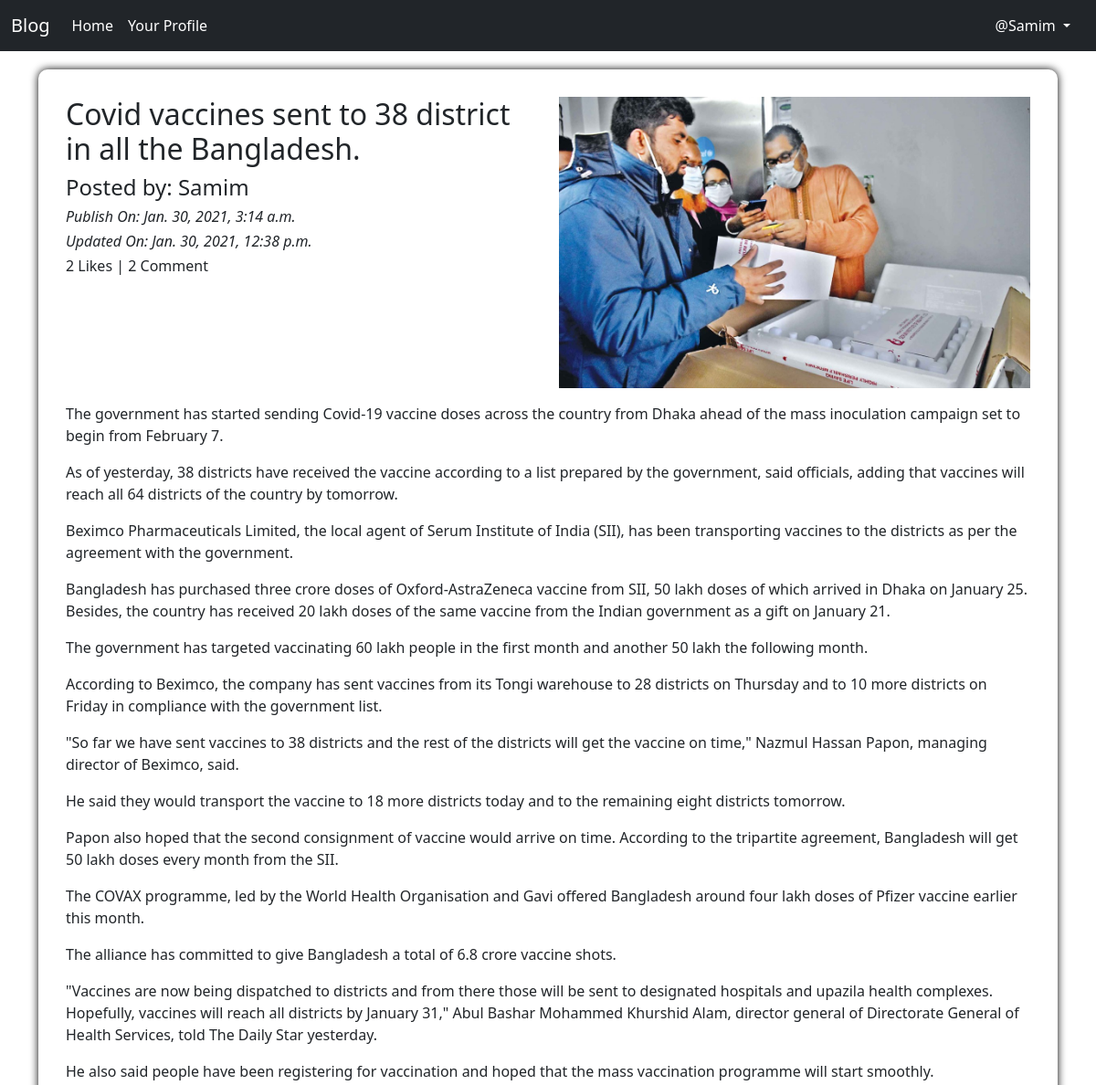
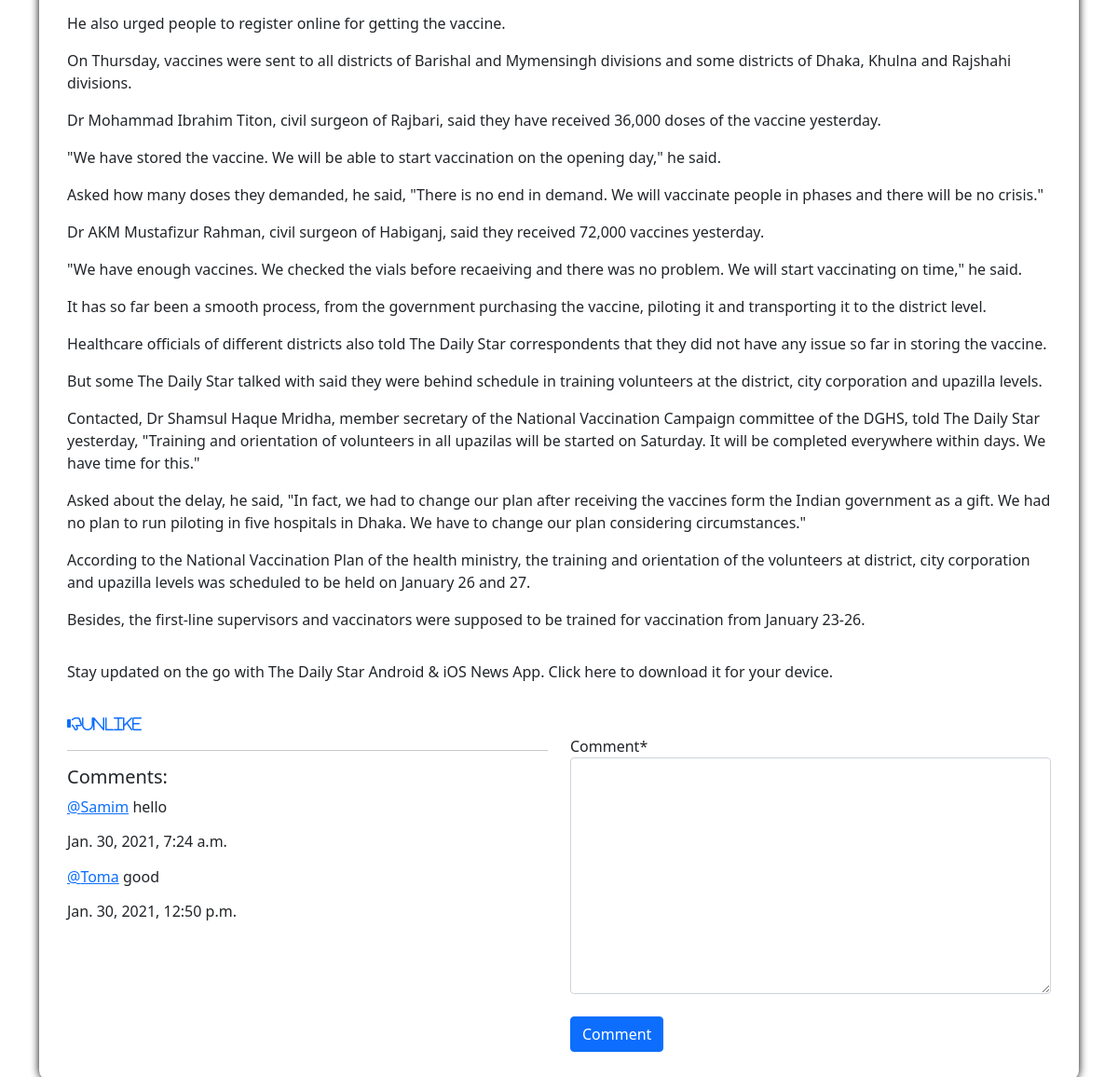
The app's page /blog/details/covid-vaccines-sent-to-38-district-in-all-the-bangladesh-712f6f01-0740-4342-9fb4-bf5842cb6578 (signed in) with its own data (2 pictures, top to bottom).
### App_Blog/models.py (models this page shows, shortened)
class Blog(models.Model):
    author = models.ForeignKey(User, on_delete=models.CASCADE, related_name='post_author')
    blog_title = models.CharField(max_length=200, verbose_name="put a title")
    slug = models.SlugField(max_length=265, unique=True)
    blog_content = models.TextField(verbose_name="what in your mind")
    blog_image = models.ImageField(upload_to='blog_images', verbose_name="Image")
    publish_date = models.DateTimeField(auto_now_add=True)
    update_date = models.DateTimeField(auto_now=True)
    class Meta:
        ordering = ('-publish_date',)

class Comment(models.Model):
    blog = models.ForeignKey(Blog, on_delete=models.CASCADE, related_name='blog_comment')
    user = models.ForeignKey(User, on_delete=models.CASCADE, related_name='user_comment')
    comment = models.TextField(null=True)
    comment_date = models.DateTimeField(auto_now_add=True)
    class Meta:
        ordering = ('-comment',)

### App_Blog/views.py (the view, shortened to what this page needs)
# urls.py: path('details/<slug:slug>', views.blog_details, name='blog_details'),
@login_required
def blog_details(request, slug):
    blog = Blog.objects.get(slug=slug)
    comment_form = CommentForm()
    already_liked = Likes.objects.filter(blog=blog, user=request.user)
    if already_liked:
        liked = True
    else:
        liked = False
    return render(request, 'App_Blog/blog_details.html', context={'blog':blog, 'comment_form':comment_form, 'liked':liked})

### App_Blog/forms.py
class CommentForm(forms.ModelForm):
    class Meta:
        model = Comment
        fields = ('comment',)

### templates/App_Blog/blog_details.html (shortened to what this page needs)
{% extends 'base.html' %}
{% load static %}
{% load crispy_forms_tags %}
{% block content %}
<div class="main-content">
    <div class="row">
        <div class="col-sm-6">
            <h2>{{blog.blog_title}}</h2>
            <h4>Posted by: {{blog.author}}</h4>
            <i><h6>Publish On: {{blog.publish_date}}</h6></i>
            <i><h6>Updated On: {{blog.update_date}}</h6></i>
            <h6>{{blog.liked_blog.count}} Likes | {{blog.blog_comment.count}} Comment</h6>
        </div>
        <div class="col-sm-6">
            <img src="/media/{{blog.blog_image}}" width="100%">
        </div>
        <p>
            {{blog.blog_content|linebreaks}}
        </p>
        {% if not liked %}
        <a href="{% url 'App_Blog:liked_post' pk=blog.pk %}">
            <i class="fa fa-thumbs-o-up" aria-hidden="true">Like</i>
        </a>
        {% else %}
        <a href="{% url 'App_Blog:dislike_post' pk=blog.pk %}">
            <i class="fa fa-thumbs-o-down" aria-hidden="true">Unlike</i>
        </a>
        {% endif %}
    </div>
    <div class="row">
        <div class="col-sm-6">
            <hr>
            <h5>Comments:</h5>
            {% for comment in blog.blog_comment.all %}
                <p><a href="#">@{{comment.user}}</a> {{comment.comment}}<br> <h6>{{comment.comment_date}}</h6> </p>
            {% endfor %}
        </div>
        <div class="col-sm-6">
            <form method="POST">
                {{comment_form|crispy}}
                <br>
                <button type="submit" name="submit" class="btn btn-primary">Comment</button>
            </form>
        </div>
    </div>
</div>
{% endblock %}

### templates/base.html (shortened to what this page needs)
<!doctype html>
{% load static %}
<html lang="en">
  <head>
    <link href="https://cdn.jsdelivr.net/npm/bootstrap@5.0.0-beta1/dist/css/bootstrap.min.css" rel="stylesheet">
    <link rel="stylesheet" href="{% static 'CSS/style.css' %}" type="text/css">
    <link rel="stylesheet" href="https://cdnjs.cloudflare.com/ajax/libs/font-awesome/4.7.0/css/font-awesome.min.css">
  </head>
  <body>
    <nav class="navbar navbar-expand-lg navbar-dark bg-dark">
        <div class="container-fluid">
          <a class="navbar-brand" href="#">Blog</a>
          <div class="collapse navbar-collapse" id="navbarSupportedContent">
            <ul class="navbar-nav me-auto mb-2 mb-lg-0">
              <li class="nav-item">
                <a class="nav-link active" href="{% url 'index' %}" aria-current="page" href="#">Home</a>
              </li>
              {% if user.is_authenticated %}
              <li class="nav-item">
                <a class="nav-link active" href="{% url 'App_login:profile' %}">Your Profile</a>
              </li>
              {% endif %}
            </ul>
            {% if user.is_authenticated %}
            <div class="nav-item dropdown">
                <a class="nav-link dropdown-toggle" href="#" id="navbardrop" data-toggle="dropdown">
                    @{{user.username}}
                </a>
            </div>
            {% endif %}
          </div>
        </div>
    </nav>
    <div class="container" style="padding-top: 20px;">
      {% block content %}
      {% endblock content %}
    </div>
  </body>
</html>

### static/CSS/style.css (style rules this page uses)
.main-content { background: #fff; padding: 30px; border-radius: 10px; box-shadow: 0px 0px 10px 0px #000; margin-bottom: 20px; }
#navbardrop { color: #fff; }

### records on screen
Blog: blog_title "Covid vaccines sent to 38 district in all the Bangladesh.", author "Samim", publish_date "Jan. 30, 2021, 3:14 a.m.", update_date "Jan. 30, 2021, 12:38 p.m.", liked_blog.count "2", blog_comment.count "2", blog_image (picture), blog_content "The government has started sending Covid-19 vaccine doses across the country from Dhaka ahead of the mass inoculation campaign set to begin from February 7. As of yesterday, 38 districts have received the vaccine according to a list prepared by the government, said officials, adding that vaccines will reach all 64 districts of the country by tomorrow. Beximco Pharmaceuticals Limited, the local agent of Serum Institute of India (SII), has been transporting vaccines to the districts as per the agreement with the government. Bangladesh has purchased three crore doses of Oxford-AstraZeneca vaccine from SII, 50 lakh doses of which arrived in Dhaka on January 25. Besides, the country has received…"
Comment: user "Samim", comment "hello", comment_date "Jan. 30, 2021, 7:24 a.m."
Comment: user "Toma", comment "good", comment_date "Jan. 30, 2021, 12:50 p.m."

### other values on screen
{{ user.username }} "Samim"
